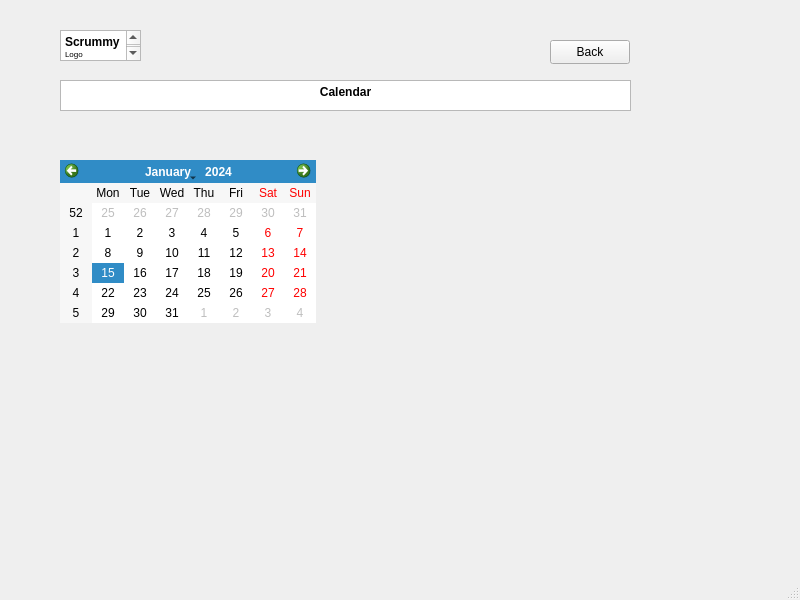
<?xml version="1.0" encoding="UTF-8"?>
<ui version="4.0">
 <class>Calendar</class>
 <widget class="QMainWindow" name="Calendar">
  <property name="geometry">
   <rect>
    <x>0</x>
    <y>0</y>
    <width>800</width>
    <height>600</height>
   </rect>
  </property>
  <property name="windowTitle">
   <string>MainWindow</string>
  </property>
  <widget class="QWidget" name="centralwidget">
   <widget class="QTextBrowser" name="textBrowser_2">
    <property name="geometry">
     <rect>
      <x>60</x>
      <y>30</y>
      <width>81</width>
      <height>31</height>
     </rect>
    </property>
    <property name="html">
     <string>&lt;!DOCTYPE HTML PUBLIC &quot;-//W3C//DTD HTML 4.0//EN&quot; &quot;http://www.w3.org/TR/REC-html40/strict.dtd&quot;&gt;
&lt;html&gt;&lt;head&gt;&lt;meta name=&quot;qrichtext&quot; content=&quot;1&quot; /&gt;&lt;meta charset=&quot;utf-8&quot; /&gt;&lt;style type=&quot;text/css&quot;&gt;
p, li { white-space: pre-wrap; }
hr { height: 1px; border-width: 0; }
li.unchecked::marker { content: &quot;\2610&quot;; }
li.checked::marker { content: &quot;\2612&quot;; }
&lt;/style&gt;&lt;/head&gt;&lt;body style=&quot; font-family:'Segoe UI'; font-size:9pt; font-weight:400; font-style:normal;&quot;&gt;
&lt;p style=&quot; margin-top:0px; margin-bottom:0px; margin-left:0px; margin-right:0px; -qt-block-indent:0; text-indent:0px;&quot;&gt;&lt;span style=&quot; font-weight:700;&quot;&gt;Scrummy&lt;/span&gt;&lt;/p&gt;
&lt;p style=&quot; margin-top:0px; margin-bottom:0px; margin-left:0px; margin-right:0px; -qt-block-indent:0; text-indent:0px;&quot;&gt;&lt;span style=&quot; font-size:6pt;&quot;&gt;Logo&lt;/span&gt;&lt;/p&gt;&lt;/body&gt;&lt;/html&gt;</string>
    </property>
   </widget>
   <widget class="QTextBrowser" name="textBrowser">
    <property name="geometry">
     <rect>
      <x>60</x>
      <y>80</y>
      <width>571</width>
      <height>31</height>
     </rect>
    </property>
    <property name="html">
     <string>&lt;!DOCTYPE HTML PUBLIC &quot;-//W3C//DTD HTML 4.0//EN&quot; &quot;http://www.w3.org/TR/REC-html40/strict.dtd&quot;&gt;
&lt;html&gt;&lt;head&gt;&lt;meta name=&quot;qrichtext&quot; content=&quot;1&quot; /&gt;&lt;meta charset=&quot;utf-8&quot; /&gt;&lt;style type=&quot;text/css&quot;&gt;
p, li { white-space: pre-wrap; }
hr { height: 1px; border-width: 0; }
li.unchecked::marker { content: &quot;\2610&quot;; }
li.checked::marker { content: &quot;\2612&quot;; }
&lt;/style&gt;&lt;/head&gt;&lt;body style=&quot; font-family:'Segoe UI'; font-size:9pt; font-weight:400; font-style:normal;&quot;&gt;
&lt;p align=&quot;center&quot; style=&quot; margin-top:0px; margin-bottom:0px; margin-left:0px; margin-right:0px; -qt-block-indent:0; text-indent:0px;&quot;&gt;&lt;span style=&quot; font-weight:700;&quot;&gt;Calendar&lt;/span&gt;&lt;/p&gt;&lt;/body&gt;&lt;/html&gt;</string>
    </property>
   </widget>
   <widget class="QCalendarWidget" name="calendarWidget">
    <property name="geometry">
     <rect>
      <x>60</x>
      <y>160</y>
      <width>256</width>
      <height>163</height>
     </rect>
    </property>
   </widget>
   <widget class="QPushButton" name="pushButton">
    <property name="geometry">
     <rect>
      <x>550</x>
      <y>40</y>
      <width>80</width>
      <height>24</height>
     </rect>
    </property>
    <property name="text">
     <string>Back</string>
    </property>
   </widget>
  </widget>
  <widget class="QMenuBar" name="menubar">
   <property name="geometry">
    <rect>
     <x>0</x>
     <y>0</y>
     <width>800</width>
     <height>21</height>
    </rect>
   </property>
  </widget>
  <widget class="QStatusBar" name="statusbar"/>
 </widget>
 <resources/>
 <connections/>
</ui>
